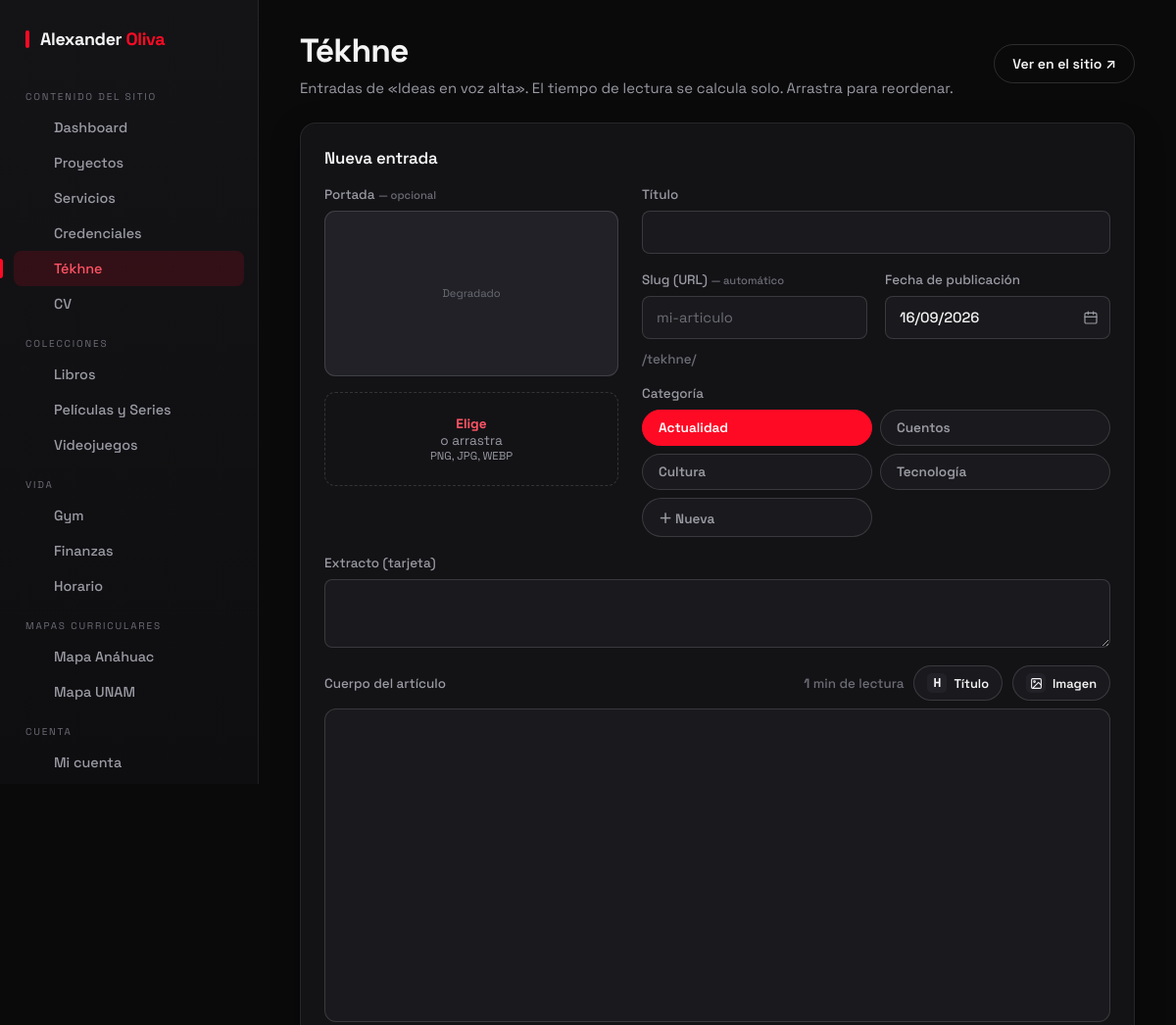
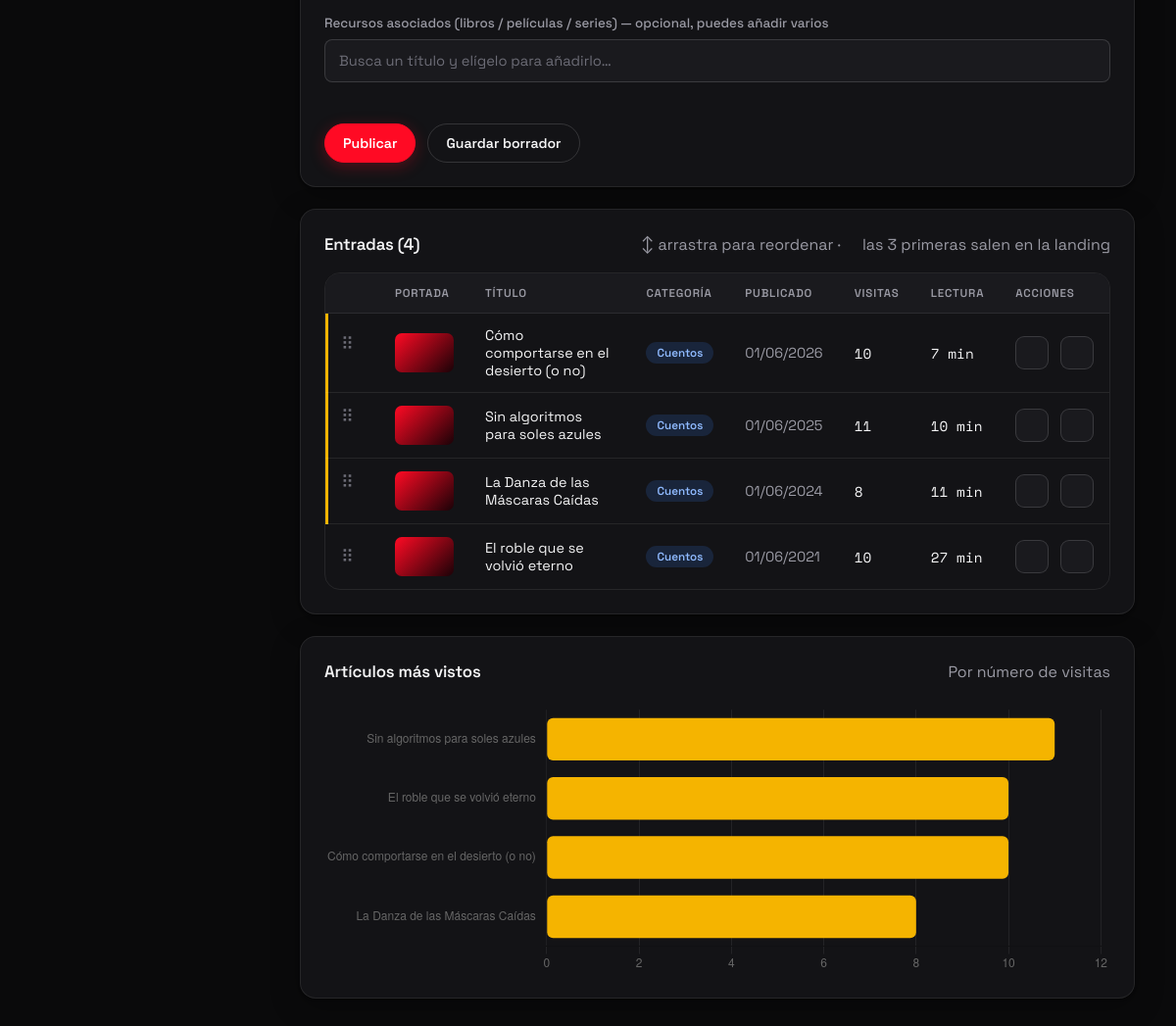
The page /admin/blog (signed in) on the database its author committed (2 pictures, top to bottom).
### tables this page shows
CREATE TABLE blog_categorias (
    id     INT AUTO_INCREMENT PRIMARY KEY,
    nombre VARCHAR(60) NOT NULL UNIQUE
);

CREATE TABLE blog (
    id          INT AUTO_INCREMENT PRIMARY KEY,
    titulo      VARCHAR(180) NOT NULL,
    slug        VARCHAR(180) NULL,                
    estado      ENUM('borrador','publicado') NOT NULL DEFAULT 'publicado',
    categoria   VARCHAR(60)  NULL,
    fecha_pub   DATE         NULL,
    descripcion TEXT         NULL,                
    contenido   MEDIUMTEXT   NULL,                
    cover_img   VARCHAR(160) NULL,
    ref_tipo    VARCHAR(20)  NULL,                
    ref_id      INT          NULL,                
    visitas     INT          NOT NULL DEFAULT 0,  
    orden       INT          NOT NULL DEFAULT 0,
    creado      TIMESTAMP    DEFAULT CURRENT_TIMESTAMP
);

### views/admin/blog.php (the view, shortened to what the rows shown need)
<div class="admin-head">
    <div>
        <h1>Tékhne</h1>
    </div>
</div>
<div class="card">
    <h2><?php echo $editando ? 'Editar entrada' : 'Nueva entrada'; ?></h2>
    <form method="POST" action="/admin/blog/guardar" enctype="multipart/form-data">
        <?php $catActual = $editando->categoria ?? (!empty($categorias) ? $categorias[0]->nombre : ''); ?>
        <div class="pel-form-grid" style="grid-template-columns:300px 1fr;margin-bottom:18px">
            <div class="form-grid" style="align-content:start">
                <div class="campo full">
                    <div class="tabs tabs--grid" id="cat-tabs-blog">
                        <?php foreach ($categorias as $cat) : ?>
                            <span class="tab <?php echo $catActual === $cat->nombre ? 'sel' : ''; ?>" data-val="<?php echo s($cat->nombre); ?>"><?php echo s($cat->nombre); ?></span>
                        <?php endforeach; ?>
                        <span class="tab" data-val="__nueva__">＋ Nueva</span>
                    </div>
                </div>
            </div>
        </div>
    </form>
</div>
<div class="card">
    <div class="card-head"><h2>Entradas (<?php echo count($posts); ?>)</h2><?php echo icono('estrella'); ?></div>
    <div class="tabla-wrap">
        <table class="tabla">
            <thead><tr><th></th><th>Portada</th><th>Título</th><th>Categoría</th><th>Publicado</th><th>Visitas</th><th>Lectura</th><th>Acciones</th></tr></thead>
            <tbody data-sortable data-orden-url="/admin/blog/orden" data-landing="3">
            <?php foreach ($posts as $ao_ix => $post) : ?>
                <tr class="sortable-row<?php echo $ao_ix < 3 ? ' is-landing' : ''; ?>" draggable="true" data-id="<?php echo $post->id; ?>">
                    <td><span class="drag-handle">⠿</span><?php if ($ao_ix < 3) : ?><span class="landing-badge" title="Se muestra en la landing"><?php echo icono('estrella'); ?></span><?php endif; ?></td>
                    <td>
                        <?php if (!empty($post->cover_img)) : ?><img class="thumb-cell" src="<?php echo urlSubida('blog', $post->cover_img); ?>" alt="">
                        <?php else : ?><div class="thumb-cell" style="background:linear-gradient(135deg,var(--accent),#1a0207)"></div><?php endif; ?>
                    </td>
                    <td>
                        <a href="/tekhne/<?php echo s($post->slug ?: $post->id); ?>" target="_blank"><?php echo s($post->titulo); ?></a>
                    </td>
                    <td><span class="badge badge--cat"><?php echo s($post->categoria); ?></span></td>
                    <td style="color:var(--muted)"><?php echo $post->fecha_pub ? date('d/m/Y', strtotime($post->fecha_pub)) : '—'; ?></td>
                    <td style="font-family:var(--mono)"><?php echo number_format((int) $post->visitas); ?></td>
                    <td style="font-family:var(--mono)"><?php echo $post->tiempoLectura(); ?> min</td>
                    <td class="acciones">
                        <a href="/admin/blog?id=<?php echo $post->id; ?>" class="act-btn act-edit" title="Editar"><?php echo icono('editar'); ?></a>
                        <form method="POST" action="/admin/blog/eliminar" data-confirm="Se eliminará esta entrada." data-confirm-name="<?php echo s($post->titulo); ?>">
                            <button class="act-btn act-del" title="Eliminar"><?php echo icono('eliminar'); ?></button>
                        </form>
                    </td>
                </tr>
            <?php endforeach; ?>
            </tbody>
        </table>
    </div>
</div>
<div class="card">
    <div class="card-head"><h2>Artículos más vistos</h2><span class="mini-s" style="color:var(--muted)">Por número de visitas</span></div>
</div>
<script>
(function () {
    if (typeof Chart === 'undefined') return;
    var C = <?php echo json_encode($chartVisitas, JSON_UNESCAPED_UNICODE); ?>;
    if (!C.labels.length) return;
    var GRID = 'rgba(255,255,255,.07)';
    new Chart(document.getElementById('blogVisitasChart'), {
        type: 'bar',
        data: { labels: C.labels, datasets: [{ label: 'Visitas', data: C.data, backgroundColor: '#F5B400', borderRadius: 6, borderSkipped: false }] },
        options: { indexAxis: 'y', responsive: true, plugins: { legend: { display: false } }, scales: { x: { beginAtZero: true, grid: { color: GRID }, ticks: { precision: 0 } }, y: { grid: { display: false } } } }
    });
})();
</script>

### includes/funciones.php (shortened to what the rows shown need)
<?php
function s($html = '') : string {
    return htmlspecialchars($html ?? '');
}
function icono(string $n) : string {
    $inner = $p[$n] ?? '';
    return '<svg class="ico" viewBox="0 0 24 24" fill="none" stroke="currentColor" stroke-width="1.9" stroke-linecap="round" stroke-linejoin="round">' . $inner . '</svg>';
}

### rows shown on the page
blog_categorias: nombre "Actualidad"
blog_categorias: nombre "Cultura"
blog_categorias: nombre "Tecnología"
blog: titulo "Cómo comportarse en el desierto (o no)", categoria "Cuentos", fecha_pub "01/06/2026", visitas "10", contenido "7"
blog: titulo "Sin algoritmos para soles azules", categoria "Cuentos", fecha_pub "01/06/2025", visitas "11", contenido "10"
blog: titulo "La Danza de las Máscaras Caídas", categoria "Cuentos", fecha_pub "01/06/2024", visitas "8", contenido "11"
blog: titulo "El roble que se volvió eterno", categoria "Cuentos", fecha_pub "01/06/2021", visitas "10", contenido "27"

### other values the page prints
$item['seccion'] "CONTENIDO DEL SITIO"
$item['label'] "Dashboard"
$item['label'] "Proyectos"
$item['label'] "Servicios"
$item['label'] "Credenciales"
$item['label'] "Tékhne"
$item['label'] "CV"
$item['seccion'] "COLECCIONES"
$item['label'] "Libros"
$item['label'] "Películas y Series"
$item['label'] "Videojuegos"
$item['seccion'] "VIDA"
$item['label'] "Gym"
$item['label'] "Finanzas"
$item['label'] "Horario"
